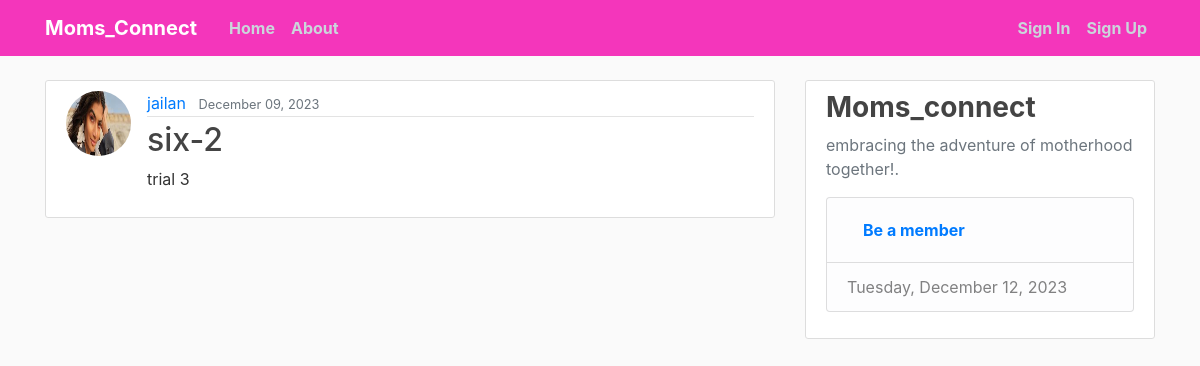
/post/9/, run on an earlier commit of the app's database.
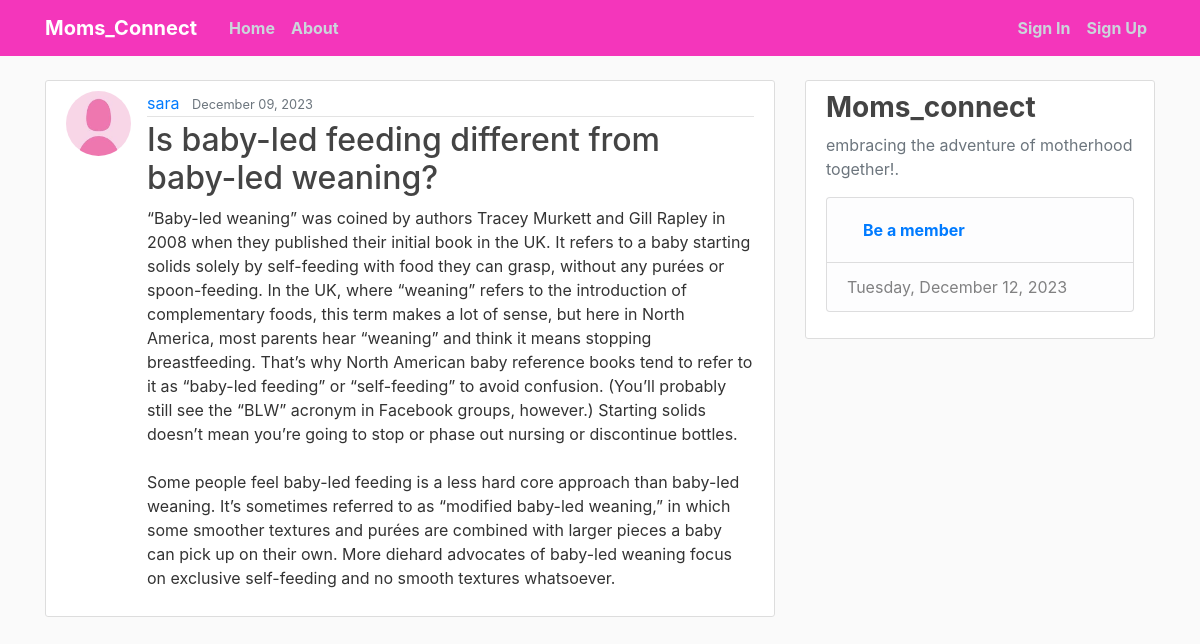
And on a later commit of the database.
### blog/models.py (models this page shows, shortened)
class Post(models.Model):
    title = models.CharField(max_length=200)
    content = models.TextField()
    date_posted = models.DateTimeField(default=timezone.now)
    author = models.ForeignKey(User, on_delete=models.CASCADE)

### users/models.py (models this page shows, shortened)
class Profile(models.Model):
    user = models.OneToOneField(User, on_delete=models.CASCADE)
    Bio = models.CharField(max_length=1000, blank=True)
    image = models.ImageField(default='default.jpg', upload_to='profile_photos')

### blog/views.py (the view)
# urls.py: path('post/<int:pk>/', PostDetailView.as_view(), name='blog-post-detail'),
class PostDetailView(DetailView):
    model = Post

### templates/blog/post_detail.html (shortened to what this page needs)
{% extends "base.html" %}
{% block content %}
  <article class="media content-section">
    <img class="rounded-circle article-img" src="{{ object.author.profile.image.url }}">
    <div class="media-body">
      <div class="article-metadata">
        <a class="mr-2" href="{% url 'blog-user-posts' object.author.username %}">{{ object.author }}</a>
        <small class="text-muted">{{ object.date_posted|date:"F d, Y" }}</small>
      </div>
      <h2 class="article-title">{{ object.title }}</h2>
      <p class="article-content">{{ object.content }}</p>
    </div>
  </article>
{% endblock content %}

What changed in the data, as far as the page shows it:
changed Post: author.profile.image: picture removed, a placeholder shows; author "jailan" → "sara"; title "six-2" → "Is baby-led feeding different from baby-led weaning?"; content "trial 3" → "“Baby-led weaning” was coined by authors Tracey Murkett and Gill Rapley in 2008 when they published their initial book in the UK. It refers to a baby starting solids solely by self-feeding with food they can grasp, without any purées or spoon-feeding. In the UK, where “weaning” refers to the introduction of complementary foods, this term makes a lot of sense, but here in North America, most parents hear “weaning” and think it means stopping breastfeeding. That’s why North American baby reference books tend to refer to it as “baby-led feeding” or “self-feeding” to avoid confusion. (You’ll probably still see the “BLW” acronym in Facebook groups, however.) Starting solids doesn’t mean you’re…"
